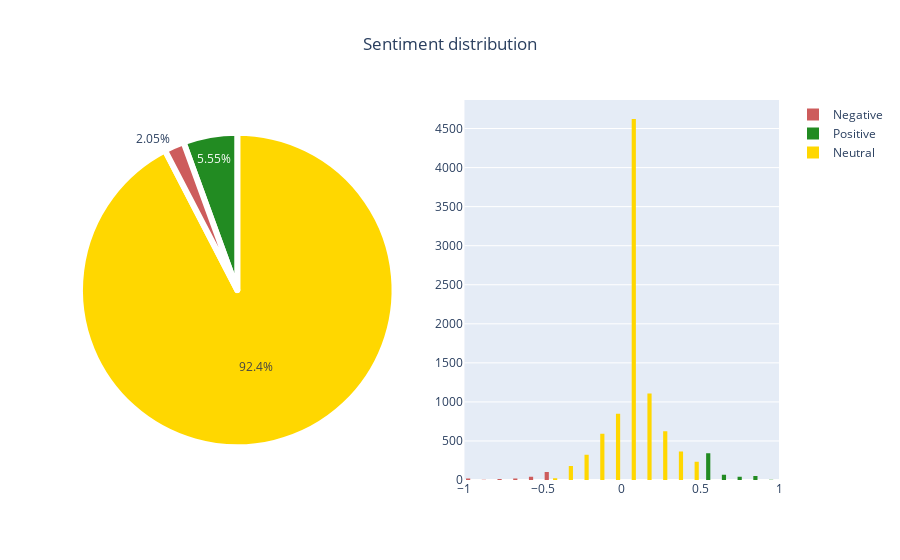

Write notebook code for a chart like this one.
### Code cell
fig = make_subplots(rows=1, cols=2, specs=[[{"type": "pie"}, {"type": "histogram"}]]) #Making two plots

colors=['forestgreen','gold','indianred'] #Setting the color
labels = 'Positive', 'Neutral', 'Negative' #Setting the labels
values = [count_pos, count_neu, count_neg] #Stating the values for the pie plot

#Plotting the pie plot
fig.add_trace(go.Pie(labels=labels, values=values,name="",showlegend=False,
                     marker=dict(colors=colors,line=dict(color='#ffffff', width=6))),
     row=1, col=1)


#Plotting the histogram(negative)
fig.add_trace(go.Histogram(x=df.loc[df['polarity']=='Negative']['polarityScore'],
                           name="Negative",marker=dict(color="indianred"),xbins=dict(
        start=-1.0,
        end=1,
        size=0.1)),row=1, col=2)
#Plotting the histogram(positive)
fig.add_trace(go.Histogram(x=df.loc[df['polarity']=='Positive']['polarityScore'],
                           name="Positive",marker=dict(color="forestgreen"),xbins=dict(
        start=-1.0,
        end=1,
        size=0.1)),row=1, col=2)
#Plotting the histogram(neutral)
fig.add_trace(go.Histogram(x=df.loc[df['polarity']=='Neutral']['polarityScore'],
                           name="Neutral",marker=dict(color="gold"),xbins=dict(
        start=-1.0,
        end=1,
        size=0.1)),row=1, col=2)
fig.update_layout(hovermode="x unified",title_text='Sentiment distribution ',title_x=0.5) # title of plot)

config = {'displayModeBar': False}

fig.show(config=config)

### Figure 1 — Plotly figure (JSON) as saved in the notebook; plotly's stock layout.template omitted (floating-point values rounded to 4 significant figures; data arrays with more than 128 entries replaced by an {"elided": "..."} marker saying what was removed)
{"data": [{"domain": {"x": [0, 0.45], "y": [0, 1]}, "labels": ["Positive", "Neutral", "Negative"], "marker": {"colors": ["forestgreen", "gold", "indianred"], "line": {"color": "#ffffff", "width": 6}}, "name": "", "showlegend": false, "type": "pie", "values": [536, 8919, 198]}, {"marker": {"color": "indianred"}, "name": "Negative", "type": "histogram", "x": {"elided": "198 float values"}, "xaxis": "x", "xbins": {"end": 1, "size": 0.1, "start": -1}, "yaxis": "y"}, {"marker": {"color": "forestgreen"}, "name": "Positive", "type": "histogram", "x": {"elided": "536 float values"}, "xaxis": "x", "xbins": {"end": 1, "size": 0.1, "start": -1}, "yaxis": "y"}, {"marker": {"color": "gold"}, "name": "Neutral", "type": "histogram", "x": {"elided": "8919 float values"}, "xaxis": "x", "xbins": {"end": 1, "size": 0.1, "start": -1}, "yaxis": "y"}], "layout": {"hovermode": "x unified", "title": {"text": "Sentiment distribution ", "x": 0.5}, "xaxis": {"anchor": "y", "domain": [0.55, 1]}, "yaxis": {"anchor": "x", "domain": [0, 1]}}}
